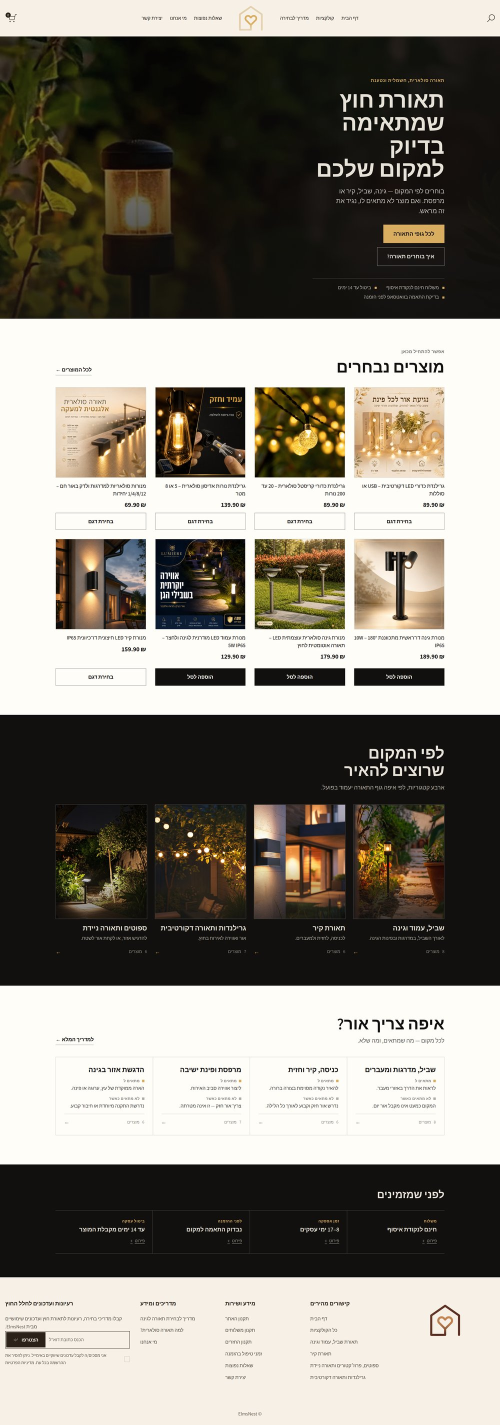
#> input picture brief/v1-rejected-desktop.jpg, 1000 x 2849 px, given in place of v1-rejected-mobile-hero.png.png, which was not available (shown at 1/2 size)
$ python crops.py ../v1-rejected-desktop.jpg ../v1-rejected-mobile-hero.png 5 1.0 ../v1-rejected-mobile-hero.png
#> lines starting #> are read from the running program, lines starting #| are printed output that depends on the picture; pictures that were not available may be replaced by others from this repository, and a replacement may not be noted
#!/usr/bin/env python3
"""Slice a tall full-page screenshot into readable pieces. Usage: crops.py <key> <desktop|mobile> <n> [scale=0.5] [prefix=shot]
→ <scratchpad>/crops/<key>-<vp>-<i>.jpg"""
import sys,os
from PIL import Image
key,vp,n=sys.argv[1],sys.argv[2],int(sys.argv[3]); scale=float(sys.argv[4]) if len(sys.argv)>4 else 0.5; prefix=sys.argv[5] if len(sys.argv)>5 else 'shot'
out='/tmp/claude-0/-home-user-ElmsNest/1c2132db-077d-58e0-b54a-35f2ebea6b2c/scratchpad/crops'; os.makedirs(out,exist_ok=True)
im=Image.open(f'/home/user/ElmsNest/brief/inventory/{key}/{prefix}-{vp}.png').convert('RGB')
#> im is the input picture: PIL image 1000x2849 RGB; mean R, G, B 134.6, 129.8, 120.4
im=im.resize((round(im.width*scale),round(im.height*scale)),Image.LANCZOS)
h=im.height//n
#> h = 569
for i in range(n):
    c=im.crop((0,i*h,im.width,(i+1)*h if i<n-1 else im.height)); p=f'{out}/{key}-{vp}-{i+1}.jpg'; c.save(p,quality=80); print(p,c.size)
#> this loop made 5 passes
#> (printed output is left out)
#> pass 1, `c = im.crop((0, i * h, im.width, (i + 1) * h if i < n - 1 else im.heig`:
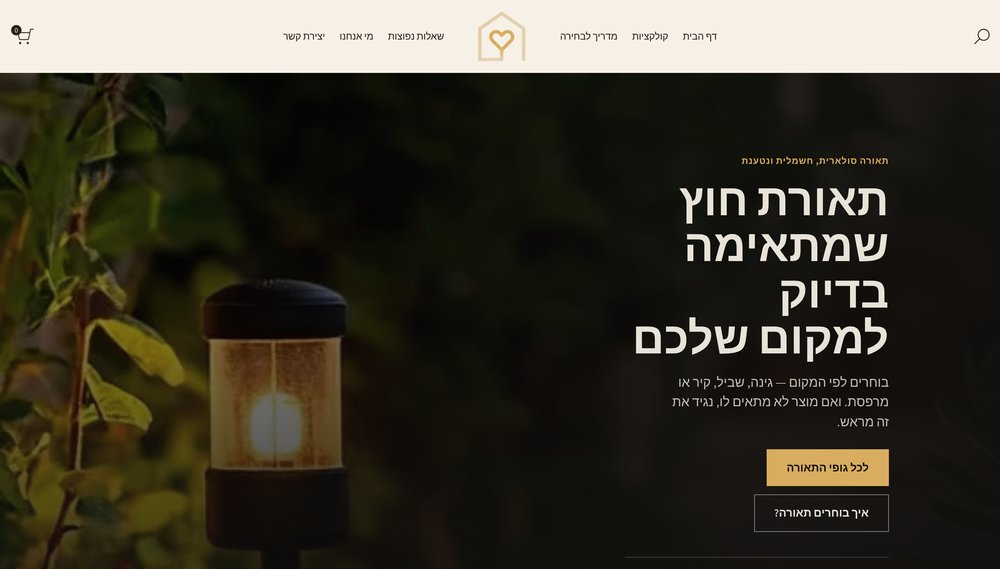
#> c: PIL image 1000x569 RGB; mean R, G, B 60.4, 56.6, 45
#> pass 2, `c = im.crop((0, i * h, im.width, (i + 1) * h if i < n - 1 else im.heig`:
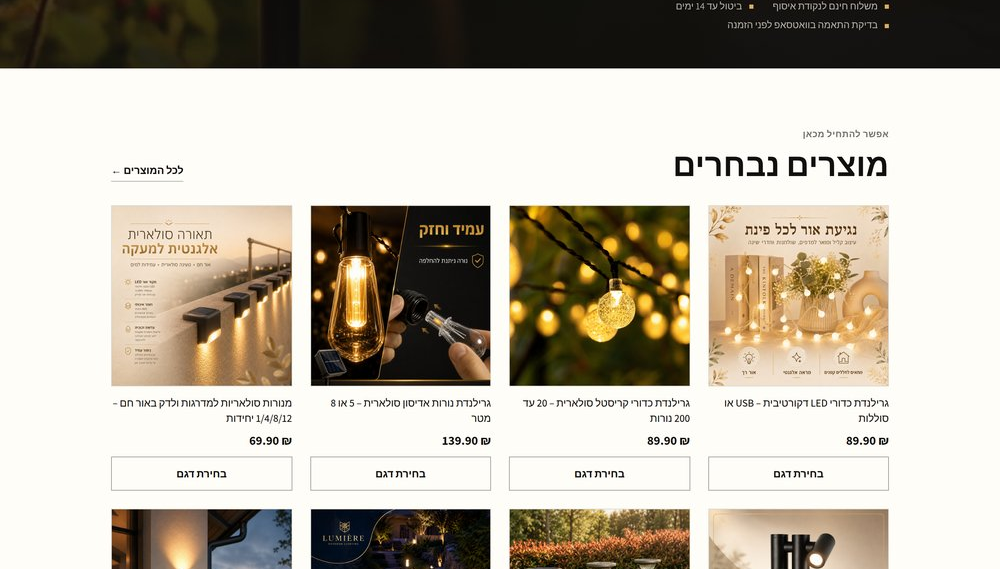
#> c: PIL image 1000x569 RGB; mean R, G, B 187.3, 180, 166.5
#> pass 3, `c = im.crop((0, i * h, im.width, (i + 1) * h if i < n - 1 else im.heig`:
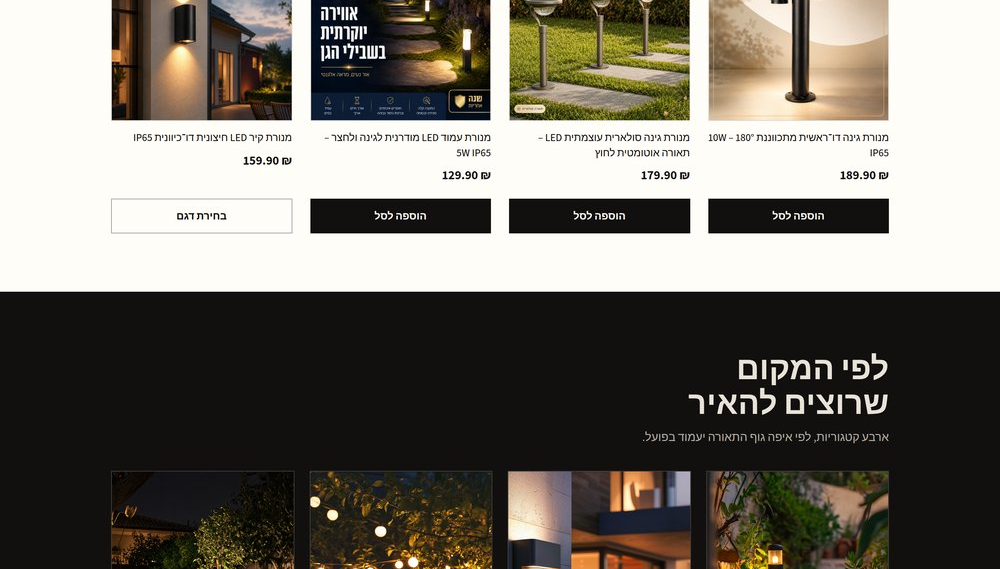
#> c: PIL image 1000x569 RGB; mean R, G, B 116.3, 112.1, 103.6
#> after the loop:
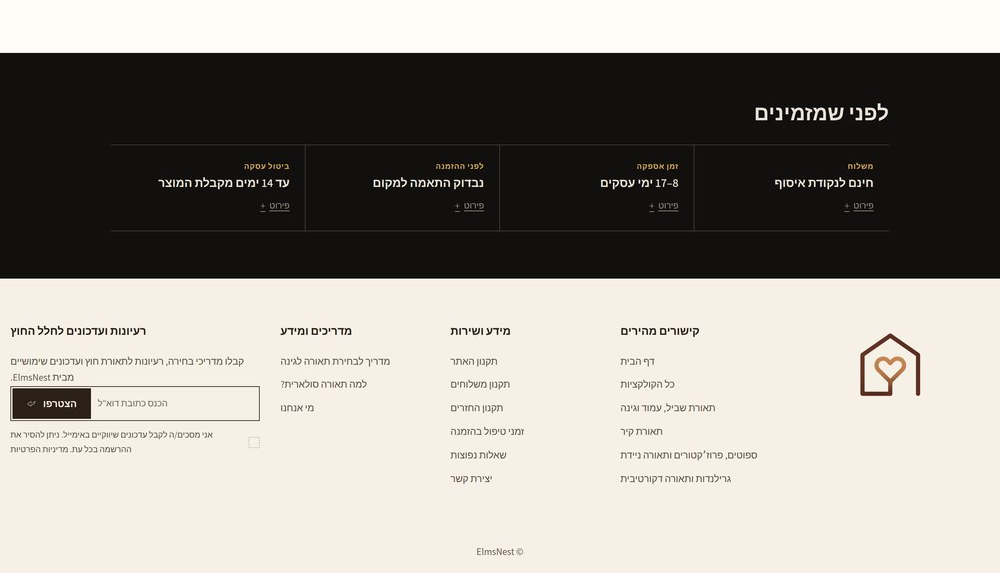
#> c: PIL image 1000x573 RGB; mean R, G, B 155.6, 151.4, 145
